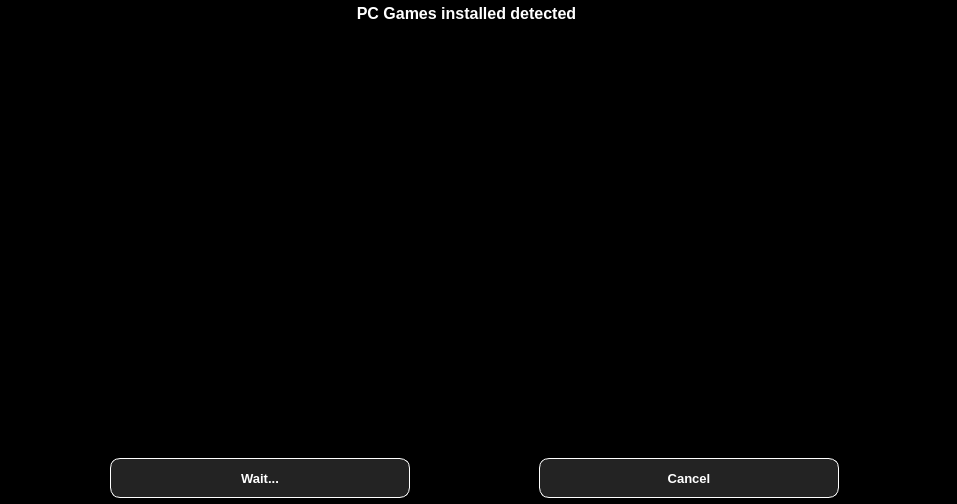
<?xml version="1.0" encoding="UTF-8"?>
<ui version="4.0">
 <class>ListedPCGameDialog</class>
 <widget class="QWidget" name="ListedPCGameDialog">
  <property name="geometry">
   <rect>
    <x>0</x>
    <y>0</y>
    <width>957</width>
    <height>504</height>
   </rect>
  </property>
  <property name="windowTitle">
   <string>Form</string>
  </property>
  <property name="styleSheet">
   <string notr="true">.QWidget
{
	background-color: black;
}</string>
  </property>
  <layout class="QVBoxLayout" name="verticalLayout_2">
   <property name="spacing">
    <number>0</number>
   </property>
   <property name="sizeConstraint">
    <enum>QLayout::SetMinimumSize</enum>
   </property>
   <property name="leftMargin">
    <number>1</number>
   </property>
   <property name="topMargin">
    <number>0</number>
   </property>
   <property name="rightMargin">
    <number>1</number>
   </property>
   <property name="bottomMargin">
    <number>0</number>
   </property>
   <item>
    <widget class="QWidget" name="widget_2" native="true">
     <property name="minimumSize">
      <size>
       <width>0</width>
       <height>0</height>
      </size>
     </property>
     <property name="maximumSize">
      <size>
       <width>16777215</width>
       <height>16777215</height>
      </size>
     </property>
     <property name="styleSheet">
      <string notr="true">.QWidget
{
	background-image:url(:/Images/backgroundtop);
}</string>
     </property>
     <layout class="QHBoxLayout" name="horizontalLayout_2">
      <property name="spacing">
       <number>0</number>
      </property>
      <property name="sizeConstraint">
       <enum>QLayout::SetMinimumSize</enum>
      </property>
      <property name="leftMargin">
       <number>0</number>
      </property>
      <property name="topMargin">
       <number>4</number>
      </property>
      <property name="rightMargin">
       <number>8</number>
      </property>
      <property name="bottomMargin">
       <number>4</number>
      </property>
      <item>
       <widget class="QLabel" name="label">
        <property name="sizePolicy">
         <sizepolicy hsizetype="Minimum" vsizetype="Minimum">
          <horstretch>0</horstretch>
          <verstretch>0</verstretch>
         </sizepolicy>
        </property>
        <property name="maximumSize">
         <size>
          <width>16777215</width>
          <height>30</height>
         </size>
        </property>
        <property name="font">
         <font>
          <family>Arial</family>
          <pointsize>12</pointsize>
          <weight>75</weight>
          <bold>true</bold>
         </font>
        </property>
        <property name="styleSheet">
         <string notr="true">QLabel
{
	color: white;
}</string>
        </property>
        <property name="text">
         <string>PC Games installed detected</string>
        </property>
        <property name="alignment">
         <set>Qt::AlignCenter</set>
        </property>
       </widget>
      </item>
      <item>
       <widget class="QPushButton" name="pushButton">
        <property name="minimumSize">
         <size>
          <width>16</width>
          <height>16</height>
         </size>
        </property>
        <property name="maximumSize">
         <size>
          <width>16</width>
          <height>16</height>
         </size>
        </property>
        <property name="styleSheet">
         <string notr="true">QPushButton
{
    background-color: transparent;
	background-image: url(:/Images/buttonExitNormal);
    background-repeat: none;    
    border: none;
}

QPushButton:pressed
{
   background-image: url(:/Images/buttonExitPressed);
}

QPushButton:hover:!pressed
{
   background-image: url(:/Images/buttonExitHover);
}
</string>
        </property>
        <property name="text">
         <string/>
        </property>
       </widget>
      </item>
     </layout>
    </widget>
   </item>
   <item>
    <widget class="QWidget" name="widget_3" native="true">
     <property name="styleSheet">
      <string notr="true">.QWidget
{
	background-image: url(:/Images/new_background2);
}</string>
     </property>
     <layout class="QVBoxLayout" name="verticalLayout">
      <property name="spacing">
       <number>0</number>
      </property>
      <property name="leftMargin">
       <number>0</number>
      </property>
      <property name="topMargin">
       <number>5</number>
      </property>
      <property name="rightMargin">
       <number>0</number>
      </property>
      <property name="bottomMargin">
       <number>0</number>
      </property>
      <item>
       <widget class="QListWidget" name="listWidget">
        <property name="styleSheet">
         <string notr="true">QListWidget
{
	/*background-image : url(:/Images/new_background2);*/
	background-color: transparent;
	border-style : solid;
	border-width : 0px;
}

QScrollBar:vertical{
border: 1px solid #999999;
background:transparent;
width:10px;
margin: 0px 0px 0px 0px;
}

QScrollBar::handle:vertical {
background: qlineargradient(x1:0, y1:0, x2:1, y2:0,stop: 0 rgb(32, 47, 130), stop: 0.5 rgb(32, 47, 130), stop:1 rgb(32, 47, 130));
min-height: 0px;
}

QScrollBar::add-line:vertical {
background: qlineargradient(x1:0, y1:0, x2:1, y2:0,stop: 0 rgb(32, 47, 130), stop: 0.5 rgb(32, 47, 130),  stop:1 rgb(32, 47, 130));
height: 0px;
subcontrol-position: bottom;
subcontrol-origin: margin;
}

QScrollBar::sub-line:vertical {
background: qlineargradient(x1:0, y1:0, x2:1, y2:0,
stop: 0  rgb(32, 47, 130), stop: 0.5 rgb(32, 47, 130),  stop:1 rgb(32, 47, 130));
height: 0 px;
subcontrol-position: top;
subcontrol-origin: margin;
}</string>
        </property>
        <property name="selectionMode">
         <enum>QAbstractItemView::NoSelection</enum>
        </property>
        <property name="isWrapping" stdset="0">
         <bool>false</bool>
        </property>
        <property name="resizeMode">
         <enum>QListView::Adjust</enum>
        </property>
        <property name="spacing">
         <number>1</number>
        </property>
        <property name="uniformItemSizes">
         <bool>false</bool>
        </property>
       </widget>
      </item>
     </layout>
    </widget>
   </item>
   <item>
    <widget class="QWidget" name="widget" native="true">
     <property name="sizePolicy">
      <sizepolicy hsizetype="Preferred" vsizetype="Maximum">
       <horstretch>0</horstretch>
       <verstretch>0</verstretch>
      </sizepolicy>
     </property>
     <property name="styleSheet">
      <string notr="true">.QWidget
{
	background-image:url(:/Images/backgroundtop);
}</string>
     </property>
     <layout class="QHBoxLayout" name="horizontalLayout">
      <property name="spacing">
       <number>20</number>
      </property>
      <property name="sizeConstraint">
       <enum>QLayout::SetMinimumSize</enum>
      </property>
      <property name="leftMargin">
       <number>0</number>
      </property>
      <property name="topMargin">
       <number>4</number>
      </property>
      <property name="rightMargin">
       <number>8</number>
      </property>
      <property name="bottomMargin">
       <number>6</number>
      </property>
      <item>
       <widget class="QPushButton" name="pushButtonAdd">
        <property name="enabled">
         <bool>false</bool>
        </property>
        <property name="minimumSize">
         <size>
          <width>200</width>
          <height>40</height>
         </size>
        </property>
        <property name="maximumSize">
         <size>
          <width>300</width>
          <height>40</height>
         </size>
        </property>
        <property name="font">
         <font>
          <family>Arial</family>
          <pointsize>10</pointsize>
          <weight>75</weight>
          <bold>true</bold>
         </font>
        </property>
        <property name="styleSheet">
         <string notr="true">QPushButton
{
	background-color: rgba(88, 88, 88, 100);
	color: white;
	border-style: solid;
	border-radius: 10px;
	border-width : 1px;
	border-color: white;
}</string>
        </property>
        <property name="text">
         <string>Wait...</string>
        </property>
       </widget>
      </item>
      <item>
       <widget class="QPushButton" name="pushButtonCancel">
        <property name="minimumSize">
         <size>
          <width>0</width>
          <height>40</height>
         </size>
        </property>
        <property name="maximumSize">
         <size>
          <width>300</width>
          <height>40</height>
         </size>
        </property>
        <property name="font">
         <font>
          <family>Arial</family>
          <pointsize>10</pointsize>
          <weight>75</weight>
          <bold>true</bold>
         </font>
        </property>
        <property name="styleSheet">
         <string notr="true">QPushButton
{
	background-color: rgba(88, 88, 88, 100);
	color: white;
	border-style: solid;
	border-radius: 10px;
	border-width : 1px;
	border-color: white;
}</string>
        </property>
        <property name="text">
         <string>Cancel</string>
        </property>
       </widget>
      </item>
     </layout>
    </widget>
   </item>
  </layout>
 </widget>
 <resources/>
 <connections/>
</ui>
